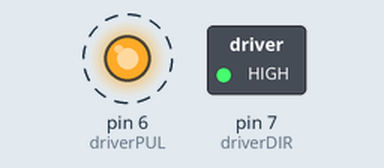
This sketch was run on a simulated Arduino Uno, built with avr-gcc and run on an emulated ATmega328P. Parts: switched loads named in the sketch (green lamp = pin HIGH), output pins drawn as LEDs (lit = HIGH). Dashed ring = blinking.

Above: at 0.07 s.
Timing chart, 0 to 3.0 s (numbered marks = the images above):
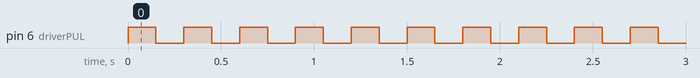

Measured:
- by itself, pin 6 (driverPUL): alternates HIGH for 0.15 s and LOW for 0.15 s

The sketch:

stepper_motor_testing.ino
```cpp
/*
Create pulse and direction signals as per the PUL/DIR mode described in the DM860T manual.

Note: delayMicroseconds() can only reliably produce a delay up to 16,383 microseconds.
https://www.arduino.cc/reference/en/language/functions/time/delaymicroseconds/
For delays greater than 16,383 microseconds (16.383 milliseconds) use delay() instead.
*/


// Define pins
int driverPUL = 6;
int driverDIR = 7;

// Variables
long step_delay;
bool useMicroseconds = true;
const int number_of_steps = 400; // Number of steps that it will take to make 1 revolution.
int whatSpeed = 1; //Set speed of motor in rpm.

void setup() {
  pinMode(driverPUL, OUTPUT);
  pinMode(driverDIR, OUTPUT);

  // Hardcodes the DIR signal for Clowckwise rotation.
  digitalWrite(driverDIR, HIGH);

  // Hardcodes the DIR signal for CounterClowckwise rotation.
  // digitalWrite(driverDIR, LOW);

  // step_delay is first calculated in microseconds.
  step_delay = 60L * 1000L * 1000L / number_of_steps / whatSpeed;

  // If the combination of number_of_steps and whatSpeed produces a value that is greaater than
  // what the delayMicroseconds() function can handle, step_delay is calculated in milliseconds.
  if (step_delay > 16383) {
    step_delay = 60L * 1000L / number_of_steps / whatSpeed;
    useMicroseconds = false;
  }
}

void loop() {
  // Sets the High and Low periods of the PUL signal.
  // If step_delay is calculated in microseconds, this sequence will be used.
  if (useMicroseconds == true) {
    digitalWrite(driverPUL, HIGH);
    delayMicroseconds(step_delay);
    digitalWrite(driverPUL, LOW);
    delayMicroseconds(step_delay);
  }

  // If step_delay is calculated in milliseconds, this sequence will be used.
  else {
    digitalWrite(driverPUL, HIGH);
    delay(step_delay);
    digitalWrite(driverPUL, LOW);
    delay(step_delay);
  }
}
```
